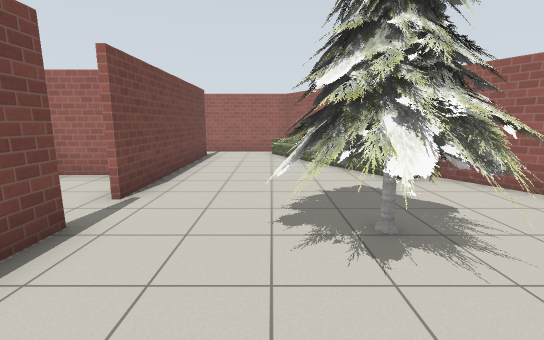
[1] (above)

19 first-person views from a walk through a world built for the Gazebo simulator. The camera is 1.3 m above the floor, tilts 10° down and sees 90° across. Floor lines are 1 m apart. The floor is counted in squares, 1 m on a side. Each view is taken from the middle of a square. On the plan, view 1 faces up. The plan holds only what a view shows up to about 13 squares ahead; the rest is blank. Gazebo's built-in surfaces are drawn with simple patterns. Some stock models are drawn as simple stand-ins. Some surface patterns are stand-ins.

[2]
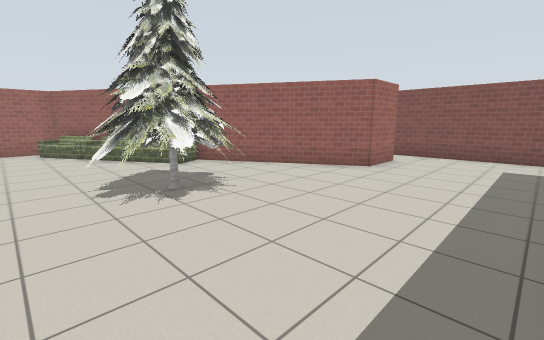

[3]
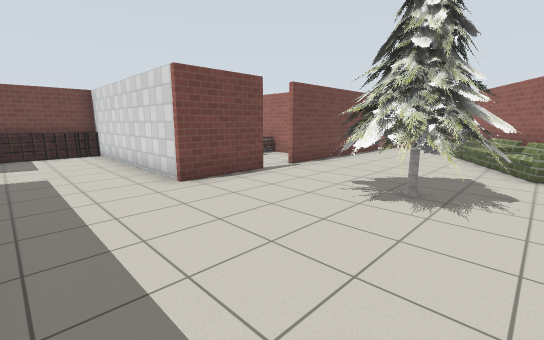

[4]
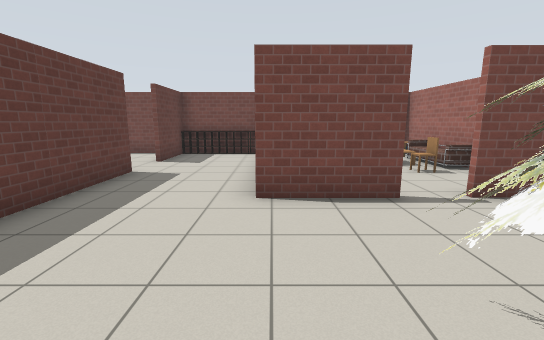

[5]
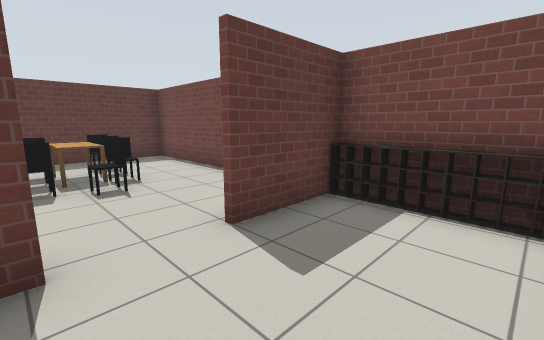

[6]
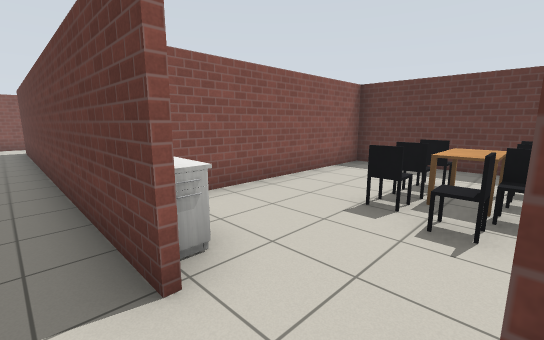

[7]
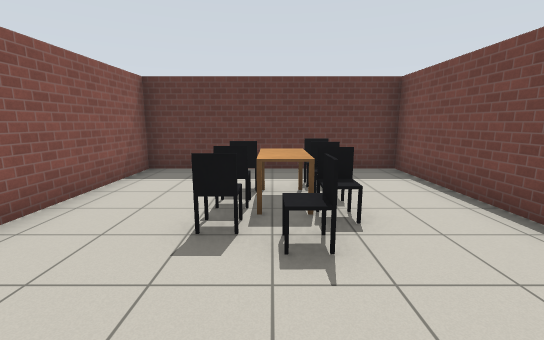

[8]
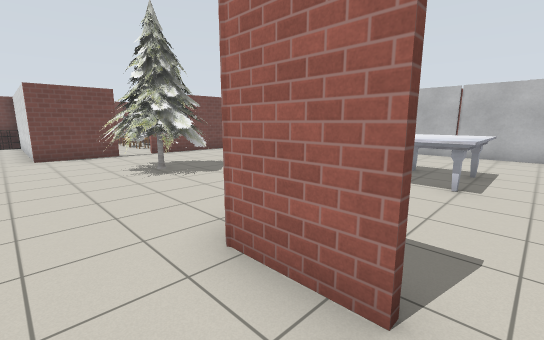

[9]
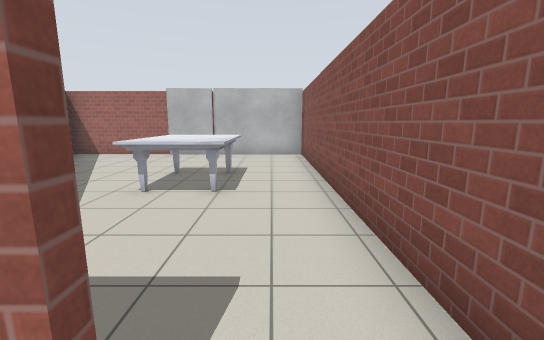

[10]
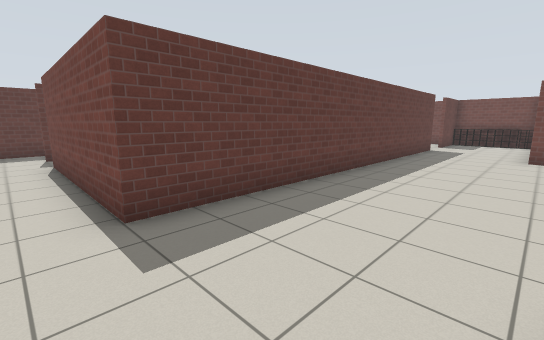

[11]
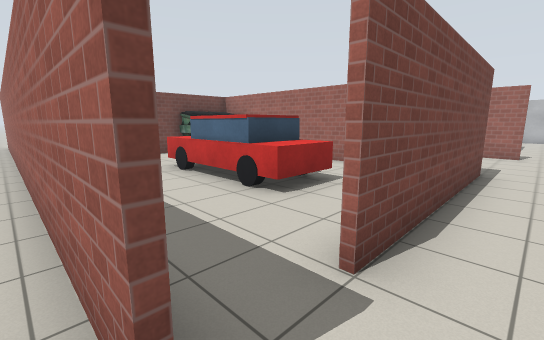

[12]
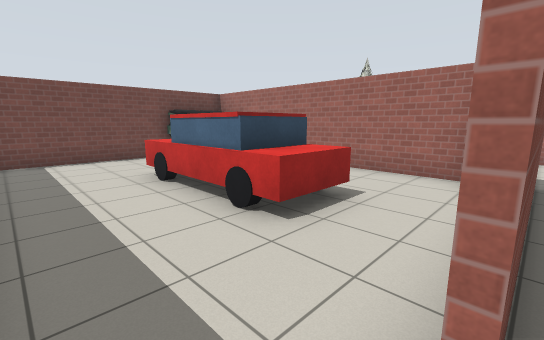

[13]
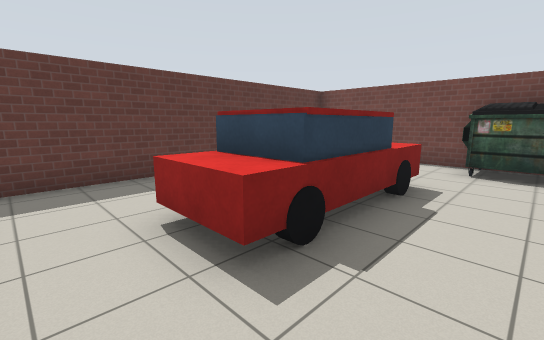

[14]
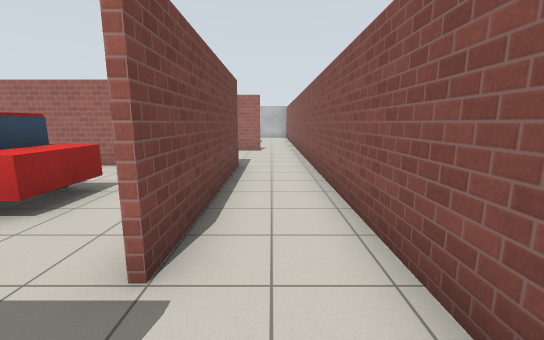

[15]
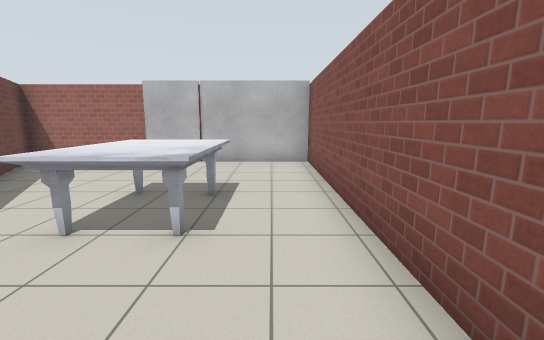

[16]
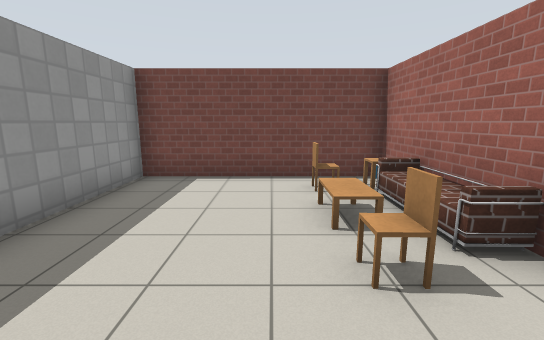

[17]
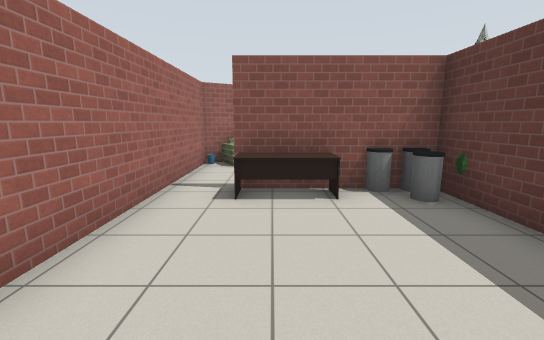

[18]
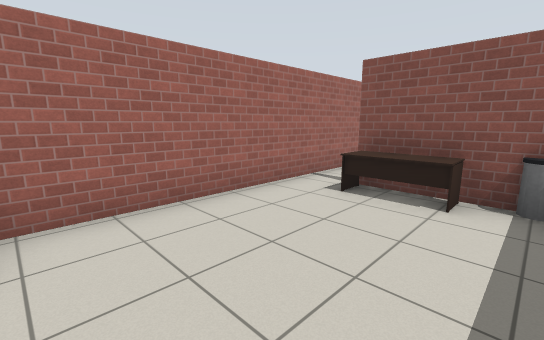

[19]
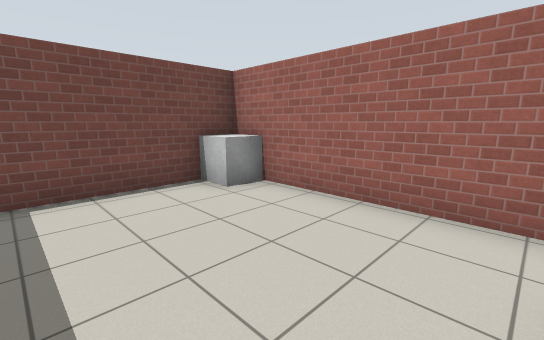

### Floor plan
Points are (right, up) in squares from view 1. A wall is a line through its corners. A room is listed if a view was taken in it or the views show most of it. See-through windows are left out.
Room 1 (views 1, 2, 3, 4, 5, 6, 7, 8, 9, 10, 15, 16, 17, 18, 19)
walls: (-2.6, 3.3) (-2.6, 0.7) (-9.5, 0.7) (-9.5, -2.7) (-6.9, -2.7); (-2.6, 5.5) (-2.6, 4.4); (-1.6, -2.7) (8, -2.7) (8, -9); (-4, 6.7) (-9.5, 6.7) (-9.5, 0.9) (-5.9, 0.9); (3, 8) (0.6, 12.2); (-5, 6.8) (-3.5, 6.8); (-5.3, -2.7) (-4.4, -2.7); (8.5, 1.6) (6.7, 1.6) (3.8, 6.6); (0.8, 12.2) (2.3, 9.6); (-9.5, -3.9) (-9.5, -10.6) (-2.5, -10.6) (-2.5, -5.4); (-9.5, 10.5) (-9.5, 7.9); (10.2, -8.5) (10.2, 12.1) (-8.5, 12.2)
low walls: (-9.2, 0.8) (-9.2, -2.8)
ways out: opening at (9, -9) to room 2; opening at (-8, 11)
objects: other object (-9, 6); chair (-8, 5); other object (-8, 6); office chair (-7, -9) to (-7, -8); office chair (-7, -7); other object (-7, 5) to (-6, 5); sofa (-7, 6) to (-6, 6); office chair (-6, -8) to (-5, -8); office chair (-6, -7) to (-5, -7); office chair (-6, -6); office chair (-5, -6); chair (-5, 5); chest of drawers (-4, -3); bin (-3, 7); bin (-3, 8); desk (-3, 9) to (-3, 10); plant (-2, 7); pine tree (0, 2) to (3, 4); sofa (0, 10) to (1, 11); other object (0, 12); sofa (1, 9) to (2, 9); sofa (2, 6) to (3, 8); marble table (7, 6) to (8, 8)
Room 2 (views 11, 12, 13, 14)
walls: (-1.1, -10.6) (8, -10.6); (6.6, -2.9) (-1.4, -2.9); (-2.4, -5.4) (-2.4, -10.1); (10.2, -10) (10.2, -8.5)
ways out: opening at (9, -9) to room 1; opening at (8.5, -11)
objects: dumpster (-2, -5) to (-1, -3); car (1, -7) to (5, -6)

Where each view was taken, in squares from view 1:
view 1: 0 up, 0 right, facing up
view 2: 2 down, 1 left, facing up-right
view 3: 2 down, 3 right, facing up-left
view 4: 1 up, 2 right, facing left
view 5: 0 up, 5 left, facing down-left
view 6: 2 down, 7 left, facing down-right
view 7: 3 down, 6 left, facing down
view 8: 0 up, 9 right, facing up-left
view 9: 1 up, 9 right, facing up
view 10: 1 up, 9 right, facing down-left
view 11: 11 down, 9 right, facing up-left
view 12: 10 down, 8 right, facing up-left
view 13: 4 down, 7 right, facing down-left
view 14: 11 down, 9 right, facing up
view 15: 3 up, 9 right, facing up
view 16: 4 up, 3 left, facing left
view 17: 10 up, 8 left, facing right
view 18: 8 up, 8 left, facing up-right
view 19: 8 up, 4 left, facing up-left
